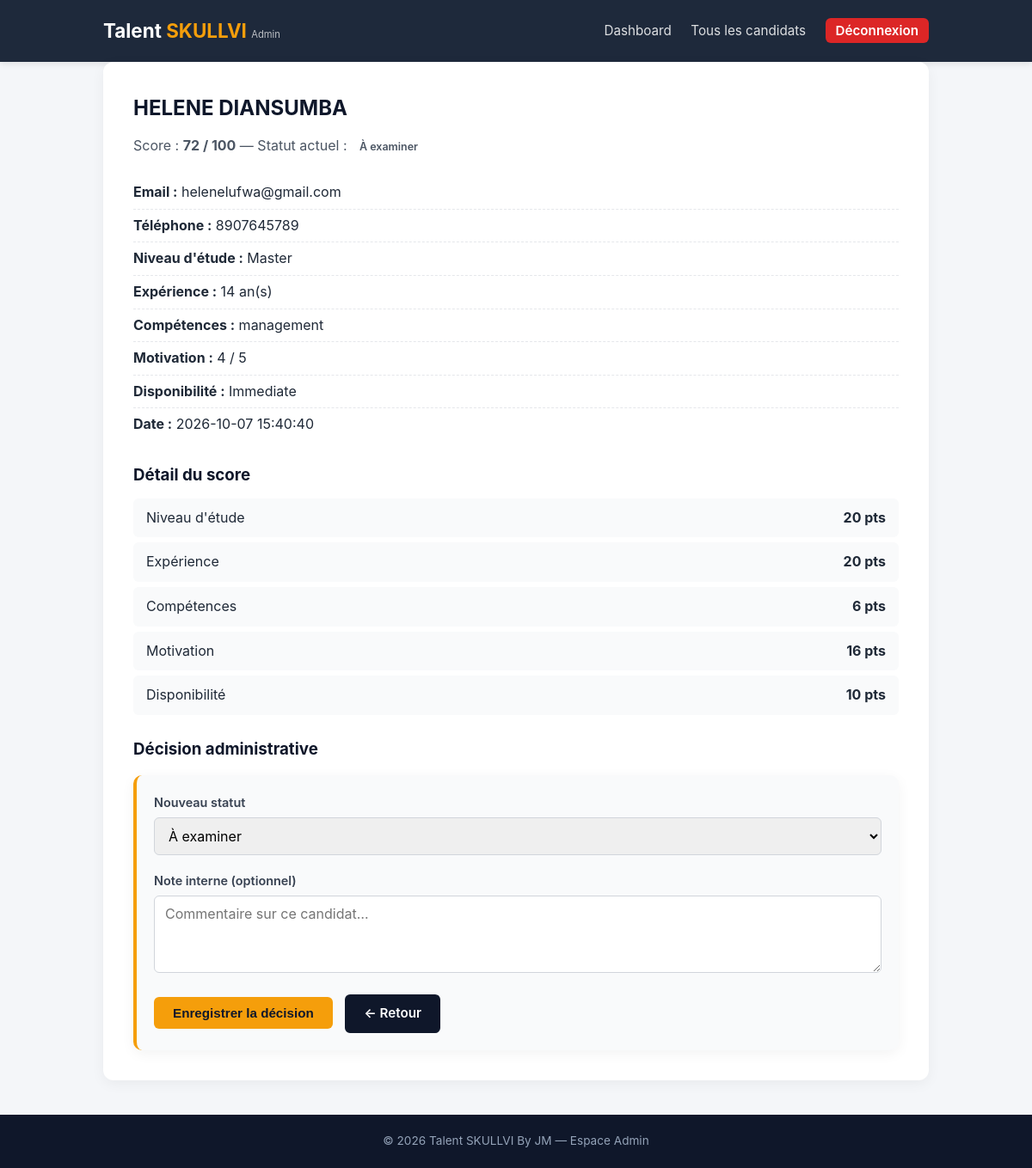
Page /candidat.php?id=2 (signed in) on the committed database.
### tables this page shows
CREATE TABLE `candidats` (
  `id` int(11) NOT NULL,
  `nom` varchar(100) NOT NULL,
  `prenom` varchar(100) NOT NULL,
  `email` varchar(150) NOT NULL,
  `telephone` varchar(30) DEFAULT NULL,
  `niveau_etude` enum('secondaire','licence','master') NOT NULL,
  `experience` int(10) UNSIGNED DEFAULT 0,
  `competences` text NOT NULL,
  `motivation` tinyint(3) UNSIGNED NOT NULL,
  `disponibilite` enum('immediate','partielle','non_disponible') NOT NULL,
  `score` int(10) UNSIGNED DEFAULT 0,
  `statut` enum('Prioritaire','À examiner','Faible priorité') DEFAULT 'À examiner',
  `date_candidature` timestamp NOT NULL DEFAULT current_timestamp()
);

### database.php (called while the page is built, shortened)
<?php
function statut_to_class(string $statut): string
{
    $s = strtolower($statut);
    $s = str_replace(
        ['à','â','ä','é','è','ê','ë','î','ï','ô','ö','ù','û','ü','ç',' '],
        ['a','a','a','e','e','e','e','i','i','o','o','u','u','u','c','-'],
        $s
    );
    return preg_replace('/[^a-z0-9\-]/', '', $s);
}

### candidat.php (the view, shortened to what this page needs)
<?php
require_once __DIR__ . '/auth.php';
$id = (int) ($_GET['id'] ?? 0);
$stmt = $pdo->prepare("SELECT * FROM candidats WHERE id = ?");
$stmt->execute([$id]);
$c = $stmt->fetch();
$points = [
    "Niveau d'étude" => match ($c['niveau_etude']) {
        'secondaire' => 10, 'licence' => 15, 'master' => 20, default => 0
    },
    'Expérience'    => min((int)$c['experience'] * 4, 20),
    'Compétences'   => min(count(array_filter(array_map('trim', explode(',', $c['competences'])))) * 6, 30),
    'Motivation'    => (int)$c['motivation'] * 4,
    'Disponibilité' => match ($c['disponibilite']) {
        'immediate' => 10, 'partielle' => 5, default => 0
    },
];
?>
<!DOCTYPE html>
<html lang="fr">
<head>
    <link rel="stylesheet" href="../assets/css/style.css">
</head>
<body>
<header class="site-header admin-header">
    <div class="container">
        <h1 class="logo">Talent <span>SKULLVI</span> <small>Admin</small></h1>
        <nav>
            <a href="dashboard.php">Dashboard</a>
            <a href="candidats.php">Tous les candidats</a>
            <a href="../actions/logout_admin.php" class="nav-logout">Déconnexion</a>
        </nav>
    </div>
</header>
<main class="container">
    <div class="fiche">
        <h2><?= htmlspecialchars($c['prenom'] . ' ' . $c['nom']) ?></h2>
        <p class="statut-line">
            Score : <strong><?= (int)$c['score'] ?> / 100</strong> —
            Statut actuel :
            <span class="badge badge-<?= statut_to_class($c['statut']) ?>">
                <?= htmlspecialchars($c['statut']) ?>
            </span>
        </p>
        <div class="infos">
            <p><strong>Email :</strong> <?= htmlspecialchars($c['email']) ?></p>
            <p><strong>Téléphone :</strong> <?= htmlspecialchars($c['telephone'] ?: '—') ?></p>
            <p><strong>Niveau d'étude :</strong> <?= htmlspecialchars(ucfirst($c['niveau_etude'])) ?></p>
            <p><strong>Expérience :</strong> <?= (int)$c['experience'] ?> an(s)</p>
            <p><strong>Compétences :</strong> <?= htmlspecialchars($c['competences']) ?></p>
            <p><strong>Motivation :</strong> <?= (int)$c['motivation'] ?> / 5</p>
            <p><strong>Disponibilité :</strong> <?= htmlspecialchars(str_replace('_', ' ', ucfirst($c['disponibilite']))) ?></p>
            <p><strong>Date :</strong> <?= htmlspecialchars($c['date_candidature']) ?></p>
        </div>
        <h3>Détail du score</h3>
        <ul class="score-detail">
            <?php foreach ($points as $label => $val): ?>
                <li><span><?= htmlspecialchars($label) ?></span><strong><?= $val ?> pts</strong></li>
            <?php endforeach; ?>
        </ul>
        <h3>Décision administrative</h3>
        <form method="POST" class="form-decision">
            <div class="form-group">
                <label for="statut">Nouveau statut</label>
                <select name="statut" id="statut" required>
                    <?php foreach (['Prioritaire','À examiner','Faible priorité','Retenu','Rejeté'] as $s): ?>
                        <option value="<?= $s ?>" <?= $c['statut'] === $s ? 'selected' : '' ?>><?= $s ?></option>
                    <?php endforeach; ?>
                </select>
            </div>
            <div class="form-group">
                <label for="note_admin">Note interne (optionnel)</label>
                <textarea name="note_admin" id="note_admin"
                          placeholder="Commentaire sur ce candidat…"><?= htmlspecialchars($c['note_admin'] ?? '') ?></textarea>
            </div>
            <button type="submit" class="btn btn-primary">Enregistrer la décision</button>
            <a href="dashboard.php" class="btn btn-secondary">← Retour</a>
        </form>
    </div>
</main>
<footer class="site-footer">
    <div class="container">
        <p>&copy; <?= date('Y') ?> Talent SKULLVI By JM — Espace Admin</p>
    </div>
</footer>
</body>
</html>

### style.css (style rules this page uses)
* { box-sizing: border-box; margin: 0; padding: 0; }
body { font-family: -apple-system, BlinkMacSystemFont, "Segoe UI", Roboto, sans-serif; background: #f4f6f9; color: #1f2937; line-height: 1.6; }
.container { max-width: 1000px; margin: 0 auto; padding: 0 20px; }
.site-header { background: #0f172a; color: #fff; padding: 18px 0; box-shadow: 0 2px 8px rgba(0,0,0,0.1); }
.site-header .container { display: flex; justify-content: space-between; align-items: center; flex-wrap: wrap; gap: 12px; }
.logo { font-size: 1.4rem; font-weight: 700; }
.logo span { color: #f59e0b; }
.logo small { font-size: 0.7rem; opacity: 0.7; font-weight: 400; }
.site-header nav a { color: #fff; text-decoration: none; margin-left: 18px; font-size: 0.95rem; opacity: 0.85; transition: opacity 0.2s; }
main { padding: 40px 20px; }
h2 { margin-bottom: 20px; color: #0f172a; }
h3 { margin: 25px 0 12px; color: #0f172a; }
.btn { display: inline-block; padding: 10px 22px; border-radius: 6px; font-weight: 600; text-decoration: none; border: none; cursor: pointer; font-size: 0.95rem; transition: transform 0.1s, background 0.2s; }
.btn-primary { background: #f59e0b; color: #0f172a; margin-right: 10px; }
.btn-secondary { background: #0f172a; color: #fff; }
form { background: #fff; padding: 30px; border-radius: 12px; box-shadow: 0 4px 16px rgba(0,0,0,0.05); }
.form-group { margin-bottom: 18px; }
.form-group label { display: block; font-weight: 600; margin-bottom: 6px; font-size: 0.9rem; color: #374151; }
.form-group input, .form-group select, .form-group textarea { width: 100%; padding: 10px 12px; border: 1px solid #d1d5db; border-radius: 6px; font-size: 1rem; font-family: inherit; transition: border 0.2s, box-shadow 0.2s; }
.form-group textarea { min-height: 90px; resize: vertical; }
.badge { display: inline-block; padding: 4px 10px; border-radius: 20px; font-size: 0.78rem; font-weight: 600; }
.fiche { background: #fff; padding: 35px; border-radius: 12px; box-shadow: 0 4px 16px rgba(0,0,0,0.05); }
.fiche h2 { margin-bottom: 12px; }
.statut-line { margin-bottom: 20px; color: #4b5563; }
.infos p { padding: 6px 0; border-bottom: 1px dashed #e5e7eb; }
.infos p:last-child { border-bottom: none; }
.score-detail { list-style: none; margin-top: 10px; }
.score-detail li { display: flex; justify-content: space-between; padding: 10px 15px; background: #f9fafb; border-radius: 6px; margin-bottom: 6px; }
.admin-header { background: #1e293b; }
.nav-logout { background: #dc2626; color: #fff !important; padding: 5px 12px; border-radius: 6px; opacity: 1 !important; font-weight: 600; margin-left: 10px; }
.form-decision { background: #f9fafb; padding: 20px; border-radius: 10px; margin-top: 15px; border-left: 4px solid #f59e0b; }
.site-footer { background: #0f172a; color: #94a3b8; padding: 20px 0; text-align: center; font-size: 0.85rem; margin-top: 40px; }

### rows in the picture
candidats: prenom+nom "HELENE DIANSUMBA", score "72", statut "À examiner", email "helenelufwa@gmail.com", telephone "8907645789", niveau_etude "Master", experience "14", competences "management", motivation "4", disponibilite "Immediate", date_candidature "2026-10-07 15:40:40"

### other values in the picture
$label "Niveau d'étude"
$val "20"
$label "Expérience"
$label "Compétences"
$val "6"
$label "Motivation"
$val "16"
$label "Disponibilité"
$val "10"
